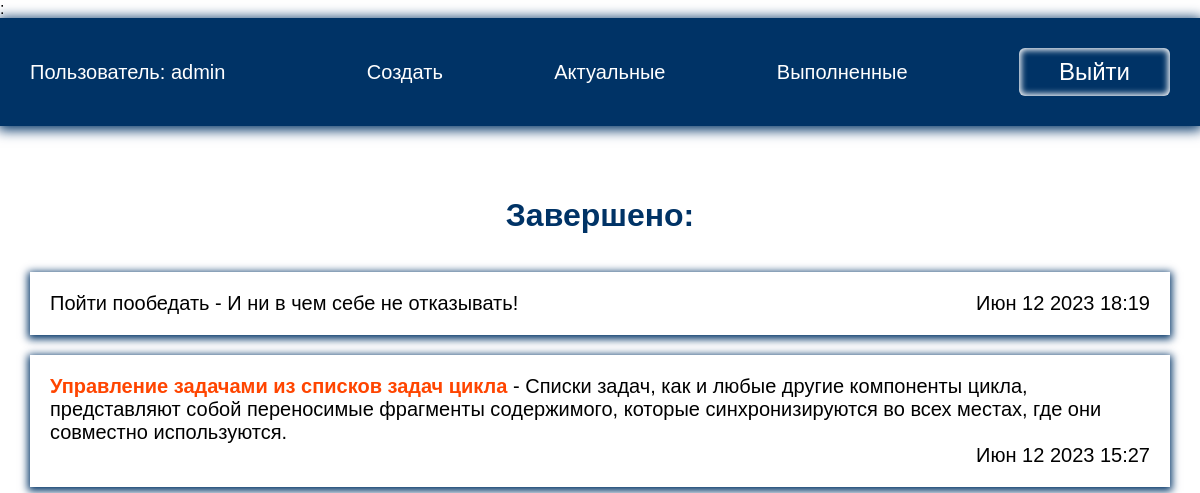
The app's page /completed/ (signed in) with its own data.
### todo/models.py (models this page shows, shortened)
class Todo(models.Model):
    title = models.CharField(max_length=100)
    memo = models.TextField(blank=True)
    created = models.DateTimeField(auto_now_add=True)
    date_completed = models.DateTimeField(blank=True, null=True)
    important = models.BooleanField(default=False)
    user = models.ForeignKey(User, on_delete=models.CASCADE)

### todo/views.py (the view)
# urls.py: path('completed/', views.completedtodos, name='completedtodos'),
@login_required
def completedtodos(request):
    todos = Todo.objects.filter(user=request.user, date_completed__isnull=False).order_by('-date_completed')
    return render(request, 'todo/completedtodos.html', {'todos': todos})

### todo/templates/todo/completedtodos.html
{% extends 'todo/base.html' %}
{% block content %}
<h1>Завершено:</h1>
<ul>
    {% for todo in todos%}
    <li>
        <a href="{% url 'viewtodo' todo.id %}">
            <div class="left">
                {% if todo.important %}
                <b>{{ todo.title }}</b>
                {% else %}
                {{ todo.title }}
                {% endif %}
                {% if todo.memo %}
                - {{ todo.memo }}
                {% endif %}
            </div>
            <div class="right">
                {{ todo.date_completed|date:'M j Y H:i' }}
            </div>
        </a>
    </li>
    {% endfor %}
</ul>
{% endblock %}

### todo/templates/todo/base.html (shortened to what this page needs)
<!DOCTYPE html>
{% load static %}
<html lang="en">
<head>
    <link rel="stylesheet" href="{% static 'css/style.css' %}">
</head>
<body>
{% if user.is_authenticated %}:
<div class="menu">
    <div class="wrap">
        <ul>
            <li class="logo">Пользователь: {{ user.username }}</li>
            <li><a href="{% url 'createtodo' %}">Создать</a></li>
            <li><a href="{% url 'currenttodos' %}">Актуальные</a></li>
            <li><a href="{% url 'completedtodos' %}">Выполненные</a></li>
            <li>
                <form action="{% url 'logoutuser' %}" method="post">
                    <button class="top">Выйти</button>
                </form>
            </li>
        </ul>
    </div>
</div>
{% endif %}
<div class="content">
    <div class="wrap">
        {% block content %}
        {% endblock %}
    </div>
</div>
</body>
</html>

### todo/static/css/style.css (style rules this page uses)
body { padding: 0; margin: 0; font-family: Arial, Helvetica, sans-serif; }
.wrap { max-width: 1200px; margin: 0 auto; padding: 10px 30px; box-sizing: border-box; }
.menu { background-color: #003366; box-shadow: 0 2px 12px 2px #003366; }
ul { list-style: none; padding: 0; }
.menu a { color: #fff; }
.menu ul { display: flex; justify-content: space-between; align-items: center; font-size: 20px; }
.menu .logo { color: #fff; margin-right: 30px; }
a { text-decoration: none; }
.content .wrap { display: flex; flex-direction: column; align-items: center; justify-content: center; margin-top: 40px; }
h1, h2 { color: #003366; }
button { border-radius: 6px; box-shadow: inset 0 0 6px 2px #fff; padding: 10px 40px; margin-top: 40px; font-size: 24px; cursor: pointer; }
.top { padding: 4px 24x; margin-top: 0; background: transparent; border: navajowhite; color: #fff; }
.content li { box-shadow: 0 2px 8px 2px #003366; margin-bottom: 20px; font-size: 20px; }
.content a { color: #000; display: block; padding: 20px; }
a b { color: orangered; }
.left { float: left; }
.right { text-align: right; }

### records on screen
Todo: title "Пойти пообедать", memo "И ни в чем себе не отказывать!", date_completed "Июн 12 2023 18:19"
Todo: title "Управление задачами из списков задач цикла", memo "Списки задач, как и любые другие компоненты цикла, представляют собой переносимые фрагменты содержимого, которые синхронизируются во всех местах, где они совместно используются.", date_completed "Июн 12 2023 15:27"

### other values on screen
{{ user.username }} "admin"
